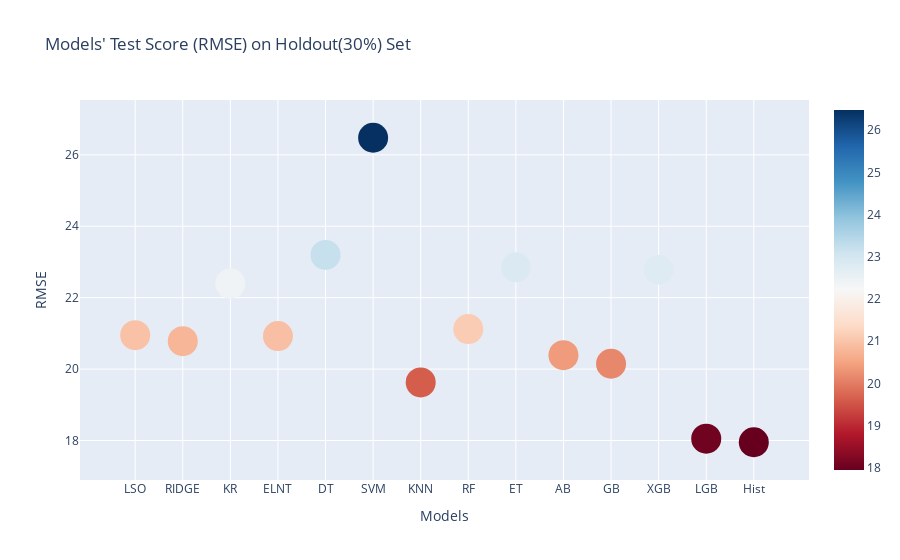

The cell this chart's notebook holds for it:
### Code cell
'''Evaluate models on the holdout set(say on 30%).'''
def train_test_split_score(model):
    from sklearn.metrics import mean_squared_error
    from sklearn.model_selection import train_test_split
    #X_train, X_test, Y_train, Y_test = train_test_split(df_train_final, y_train, test_size = 0.3, random_state = seed)
    model.fit(X_train, y_train)
    prediction = model.predict(X_test)
    mse = mean_squared_error(prediction, y_test)
    rmse = np.sqrt(mse)
    return rmse

'''Calculate train_test_split score of differnt models and plot them.'''
models = [lasso, ridge, kr, elnt, dt, svm, knn, rf, et, ab, gb, xgb, lgb, hist]
train_test_split_rmse = []
for model in models:
    train_test_split_rmse.append(train_test_split_score(model))

'''Plot data frame of train test rmse'''
train_test_score = pd.DataFrame(data = train_test_split_rmse, columns = ['Train_Test_RMSE'])
train_test_score.index = ['LSO', 'RIDGE', 'KR', 'ELNT', 'DT', 'SVM', 'KNN', 'RF', 'ET', 'AB', 'GB', 'XGB', 'LGB', 'Hist']
train_test_score = train_test_score.round(5)
x = train_test_score.index
y = train_test_score['Train_Test_RMSE']
title = "Models' Test Score (RMSE) on Holdout(30%) Set"
scatter_plot(x, y, title, 'Models','RMSE', 30, 'RdBu')

### Figure 1 — Plotly figure (JSON) as saved in the notebook; plotly's stock layout.template omitted (floating-point values rounded to 4 significant figures)
{"data": [{"marker": {"color": [20.95, 20.78, 22.39, 20.92, 23.2, 26.48, 19.63, 21.12, 22.85, 20.39, 20.15, 22.78, 18.05, 17.95], "colorscale": [[0, "rgb(103,0,31)"], [0.1, "rgb(178,24,43)"], [0.2, "rgb(214,96,77)"], [0.3, "rgb(244,165,130)"], [0.4, "rgb(253,219,199)"], [0.5, "rgb(247,247,247)"], [0.6, "rgb(209,229,240)"], [0.7, "rgb(146,197,222)"], [0.8, "rgb(67,147,195)"], [0.9, "rgb(33,102,172)"], [1, "rgb(5,48,97)"]], "showscale": true, "size": 30}, "mode": "markers", "type": "scatter", "x": ["LSO", "RIDGE", "KR", "ELNT", "DT", "SVM", "KNN", "RF", "ET", "AB", "GB", "XGB", "LGB", "Hist"], "y": [20.95, 20.78, 22.39, 20.92, 23.2, 26.48, 19.63, 21.12, 22.85, 20.39, 20.15, 22.78, 18.05, 17.95]}], "layout": {"hovermode": "closest", "title": {"text": "Models' Test Score (RMSE) on Holdout(30%) Set"}, "xaxis": {"title": {"text": "Models"}}, "yaxis": {"title": {"text": "RMSE"}}}}
